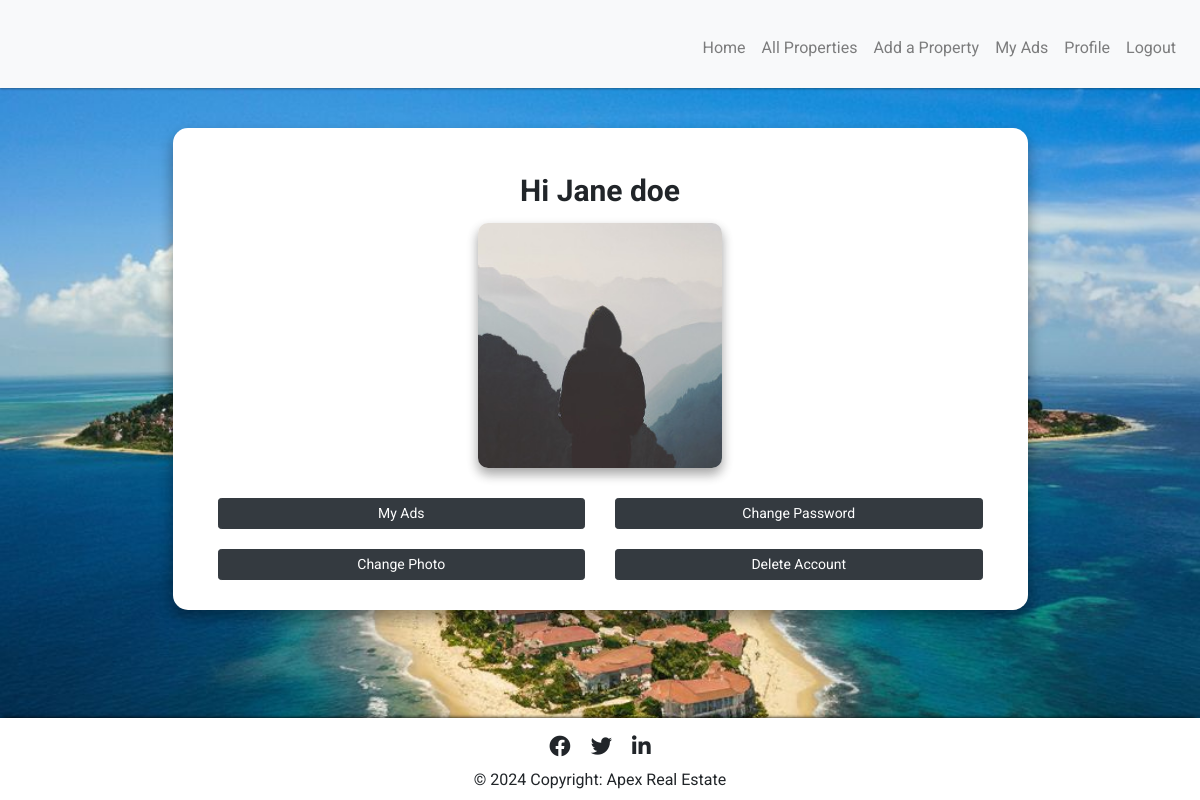
/agents/profile (signed in), run on an earlier commit of the app's database.
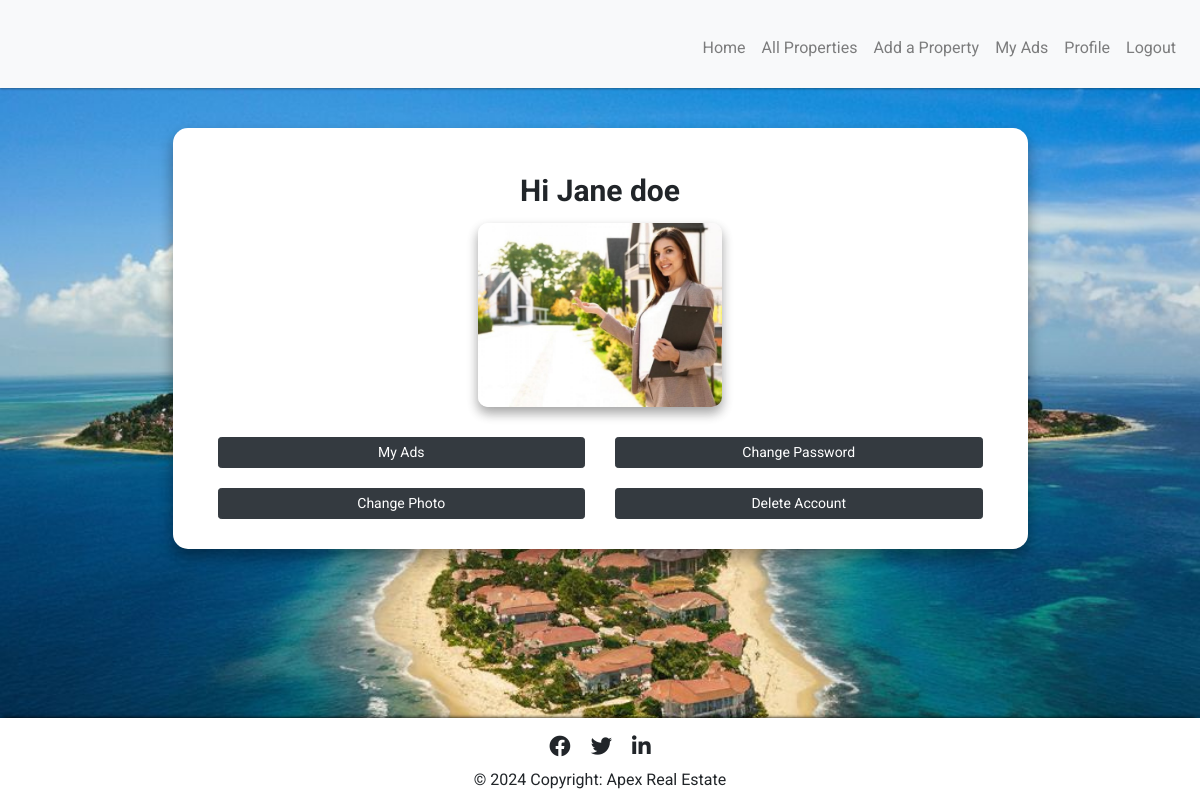
And on a later commit of the database.
### apex/models.py (models this page shows, shortened)
class Agent(db.Model, UserMixin):
  id = db.Column(db.Integer, primary_key=True)
  username = db.Column(db.String(20), unique=True, nullable=False)
  email = db.Column(db.String(120), unique=True, nullable=False)
  profile_pic = db.Column(db.String(255), nullable=False, default='default.jpg')
  password = db.Column(db.String(60), nullable=False)
  description = db.Column(db.Text, nullable=False, default='some description')
  phone_number = db.Column(db.String(20), nullable=False)
  full_name = db.Column(db.String(100), nullable=False)  # Updated to full name attribute

### apex/agents/routes.py (the view)
@agents.route("/agents/profile", methods=['GET', 'POST'])
@login_required
def view_profile():
    return render_template('view_profile.html', title='My Profile')

### apex/models.py (called while the page is built)
@login_manager.user_loader
def load_agent(agent_id):
    return Agent.query.get(int(agent_id))

### apex/templates/view_profile.html (shortened to what this page needs)
{% extends "base_agent.html" %}
{% block content %}
<section class="col-12">
  <div class="container">
    <div class="row">
      <div class="col-12 col-lg-9 mx-auto my-4 profile-box">
          <div class="row col-12 title-profile-box">
              <span>Hi {{current_user.full_name.capitalize()}}</span>
          </div>
          <div class="col-8 col-md-4 agent-image-box">
              <img src="{{ url_for('static', filename='profile_pics/' + current_user.profile_pic) }}" class="img-fluid details-property-img" alt="Profile Picture">
          </div>
          <div class="container">
              <div class="agent-options-box">
                  <div class="col-11 col-md-6 button-agent-options">
                      <a href={{ url_for( 'agents.my_ads') }}><button type="submit"
                              class="btn btn-dark btn-block btn-sm mx-auto">My Ads</button></a>
                  </div>
                  <div class="col-11 col-md-6 button-agent-options">
                      <button type="button" class="btn btn-dark btn-block btn-sm mx-auto" data-toggle="modal" data-target="#agent_change_password">Change Password</button>
                  </div>
                  <div class="col-11 col-md-6 button-agent-options">
                      <button type="button" class="btn btn-dark btn-block btn-sm mx-auto" data-toggle="modal" data-target="#agent_change_photo">Change Photo</button>
                  </div>
                  <div class="col-11 col-md-6 button-agent-options">
                      <button type="button" class="btn btn-dark btn-block btn-sm mx-auto" data-toggle="modal" data-target="#agent_delete_account">Delete Account</button>
                  </div>
                </diV>
                {% with messages = get_flashed_messages() %}
                </div>
                {% endwith %}
          </div>
      </div>
    </div>
</section>
{% endblock %}

### apex/templates/base_agent.html (shortened to what this page needs)
<!DOCTYPE html>
<html lang="en">
<head>
    <link rel="stylesheet" href="https://stackpath.bootstrapcdn.com/bootstrap/4.4.1/css/bootstrap.min.css">
    <link rel="stylesheet" href="https://cdnjs.cloudflare.com/ajax/libs/font-awesome/5.11.2/css/all.min.css">
    <link rel="stylesheet" href="{{ url_for('static', filename='css/style.css')}}" type="text/css">
</head>
<body style="background-image: url('{{ url_for('static', filename='agents_dashboard_background.jpg') }}'); background-size: cover;">
    <header>
        {% include "partials/navbar.html" %}
    </header>
    <main>
        {% block content %}
        {% endblock %}
    </main>
    <footer>
        {% include "partials/footer.html" %}
    </footer>
</body>
</html>

### apex/templates/partials/navbar.html (shortened to what this page needs)
<nav class="navbar navbar-expand-md navbar-light bg-light fixed-top navbar-color">
    <a class="navbar-brand navbar-logo" href="{{ url_for('agents.home_agent') }}"></a>
    <div class="collapse navbar-collapse text-right" id="navbarsExampleDefault">
        <ul class="navbar-nav ml-auto">
            <li class="nav-item">
                <a class="nav-link" href="{{ url_for('agents.home_agent') }}" }}">Home</a>
            </li>
            <li class="nav-item">
                <a class="nav-link" href="{{ url_for('agents.properties_list') }}">All Properties</a>
            </li>
          {% if current_user.is_authenticated %}
            <li class="nav-item">
                <a class="nav-link" href="{{ url_for('agents.add_property') }}">Add a Property</a>
            </li>
            <li class="nav-item">
                <a class="nav-link" href="{{ url_for('agents.my_ads') }}">My Ads</a>
            </li>
            <li class="nav-item">
                <a class="nav-link" href="{{ url_for('agents.view_profile') }}">Profile</a>
            </li>
            <li class="nav-item">
                <a class="nav-link" href="{{ url_for('agents.logout') }}">Logout</a>
            </li>
        {% endif %}
    </div>
</nav>

### apex/templates/partials/footer.html
<div class="footer-main">
  <div class="container">
    <ul class="list-unstyled list-inline text-center social-buttons">
      <li class="list-inline-item">
        <a class="fab fa-facebook fa-lg mx-1" href="https://www.facebook.com/"></a>
      </li>
      <li class="list-inline-item">
        <a class="fab fa-twitter fa-lg mx-1" href="https://twitter.com/"></a>
      </li>
      <li class="list-inline-item">
        <a class="fab fa-linkedin-in fa-lg mx-1" href="https://www.linkedin.com/"></a>
      </li>
    </ul>
  </div>
  <div class="footer-copyright text-center">© 2024 Copyright: Apex Real Estate</div>
</div>

### apex/static/css/style.css (style rules this page uses)
body { display: -webkit-box; display: -ms-flexbox; display: flex; min-height: 100vh; -webkit-box-orient: vertical; -webkit-box-direction: normal; -ms-flex-direction: column; flex-direction: column; background-image: url('../img/background.jpg'); background-attachment: fixed; background-repeat: no-repeat; background-size: cover; text-decoration: none; font-family: "Roboto", sans-serif; font-weight: 400; }
main { display: -webkit-box; display: -ms-flexbox; display: flex; margin-top: 4rem; -webkit-box-flex: 1; -ms-flex: 1 0 auto; flex: 1 0 auto; }
a, a:hover, a:link, a:visited a:active { text-decoration: none; color: inherit; }
ul { list-style-type: none; }
.navbar { padding-bottom: 0; }
.navbar-color { background-color: #fff; -webkit-box-shadow: 0 1px 3px rgba(0, 0, 0, 0.12), 0 1px 2px rgba(0, 0, 0, 0.24); box-shadow: 0 1px 3px rgba(0, 0, 0, 0.12), 0 1px 2px rgba(0, 0, 0, 0.24); }
.navbar-logo { background-image: url('../img/logo.png'); background-repeat: no-repeat; background-size: contain; padding: 3rem 3rem 0 3rem; }
.social-buttons { margin: 1rem 0 0.5rem 0; }
.footer-main { background-color: #fff; -webkit-box-shadow: 0 -4px 4px -4px black; box-shadow: 0 -4px 4px -4px black; padding: 0.1rem 0 0 0; margin-top: 1rem; }
.footer-copyright { padding: 0 0 0.5rem 0; }
.details-property-img { width: 100%; height: 100%; border-radius: 10px; -webkit-box-shadow: 0 2px 4px rgba(0, 0, 0, 0.16), 0 2px 4px rgba(0, 0, 0, 0.23); box-shadow: 0 6px 12px rgba(0, 0, 0, 0.16), 0 6px 12px rgba(0, 0, 0, 0.23); }
.profile-box { border-radius: 15px; -webkit-box-shadow: 0 3px 6px rgba(0, 0, 0, 0.16), 0 3px 6px rgba(0, 0, 0, 0.23); box-shadow: 0 8px 15px rgba(0, 0, 0, 0.16), 0 8px 15px rgba(0, 0, 0, 0.23); background-color: #fff }
.title-profile-box { display: -webkit-box; display: -ms-flexbox; display: flex; -webkit-box-pack: center; -ms-flex-pack: center; justify-content: center; margin: 15px 0 0 0; padding: 25px 0 10px 0; font-size: 25px; font-weight: bold; }
.agent-image-box { margin: 0 auto; width: 100%; }
.button-agent-options { margin: 10px auto; }
.agent-options-box { margin: 20px 0 }
@media (min-width: 576px) { main { margin-top: 6rem; } }
@media (min-width: 768px) { .navbar-logo { padding: 5rem 5rem 0 5rem; } }
@media (min-width: 768px) { .title-profile-box { font-size: 30px; } }
@media (min-width: 768px) { .agent-options-box { display: -webkit-box; display: -ms-flexbox; display: flex; -ms-flex-wrap: wrap; flex-wrap: wrap; } }
@media (min-width: 1200px) { main { margin-top: 6.5rem; } }

What changed in the data, as far as the page shows it:
changed Agent "Jane doe": profile_pic: picture added in place of a placeholder
